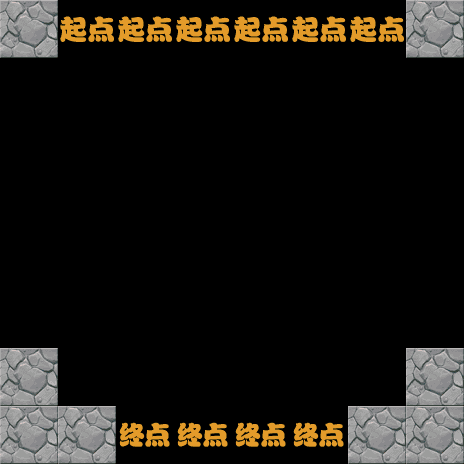

Tiled map render using the project's own tile images. Description and the map definition, with tile-layer contents summarised, below:
An orthogonal 8x8 tile map with 58x58 px tiles, 8 tile layers (1-layer, 2-layer, 3-layer, 4-layer, ...).

<map version="1.0" orientation="orthogonal" renderorder="right-down" width="8" height="8" tilewidth="58" tileheight="58">
 <tileset firstgid="1" name="backgroundBlock" tilewidth="58" tileheight="58">
  <image source="backgroundBlock.png" width="348" height="870" />
 </tileset>
 <layer name="1-layer" width="8" height="8">
  <data>[64 cells, 47 non-empty, 1 distinct tile ids]</data>
 </layer>
 <layer name="2-layer" width="8" height="8">
  <data>[64 cells, 45 non-empty, 1 distinct tile ids]</data>
 </layer>
 <layer name="3-layer" width="8" height="8">
  <data>[64 cells, 5 non-empty, 1 distinct tile ids]</data>
 </layer>
 <layer name="4-layer" width="8" height="8">
  <data>[64 cells, 55 non-empty, 1 distinct tile ids]</data>
 </layer>
 <layer name="5-layer" width="8" height="8">
  <data>[64 cells, 57 non-empty, 1 distinct tile ids]</data>
 </layer>
 <layer name="6-layer" width="8" height="8">
  <data>[64 cells, 51 non-empty, 2 distinct tile ids]</data>
 </layer>
 <layer name="7-layer" width="8" height="8">
  <data>[64 cells, 63 non-empty, 1 distinct tile ids]</data>
 </layer>
 <layer name="8-layer" width="8" height="8">
  <data>[64 cells, 63 non-empty, 3 distinct tile ids]</data>
 </layer>
</map>
